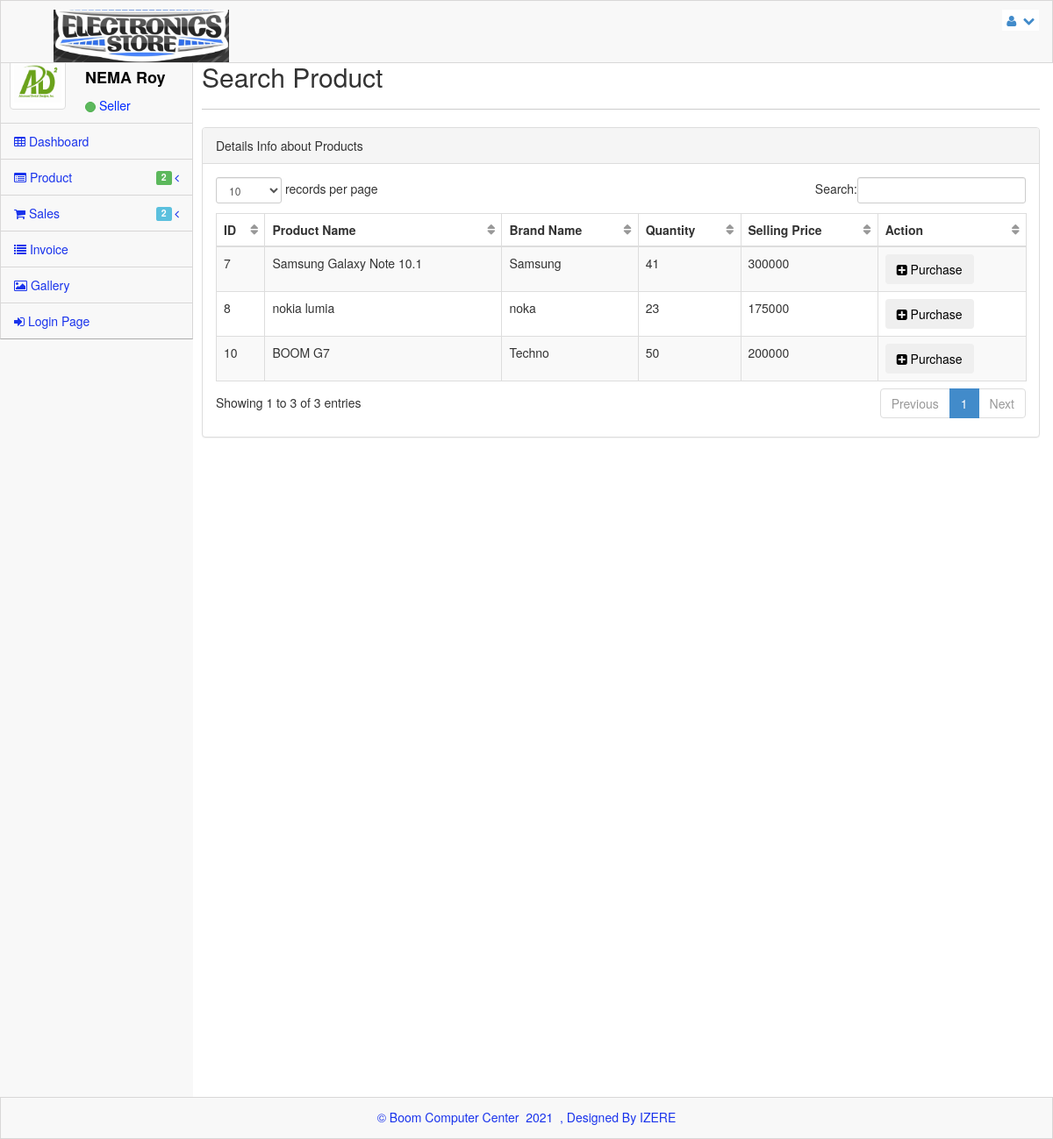
/ViewProductToPurchase.php (signed in), run on the app's committed database.
### tables this page shows
CREATE TABLE IF NOT EXISTS `product` (
  `productid` int(11) NOT NULL AUTO_INCREMENT,
  `product_name` varchar(100) NOT NULL,
  `brand` varchar(50) NOT NULL,
  `price` int(11) NOT NULL,
  `quantity` int(11) NOT NULL,
  `TotalPrice` int(11) NOT NULL,
  `displaysize` varchar(100) NOT NULL,
  `operatingsystem` varchar(100) NOT NULL,
  `Processor` varchar(100) NOT NULL,
  `InternalMemory` varchar(100) NOT NULL,
  `RAM` varchar(100) NOT NULL,
  `cameradescription` varchar(100) NOT NULL,
  `batterylife` varchar(100) NOT NULL,
  `weight` varchar(35) NOT NULL,
  `model` varchar(40) NOT NULL,
  `dimension` varchar(100) NOT NULL,
  `ASIN` varchar(45) NOT NULL,
  `description` text NOT NULL,
  `flaturedimage` varchar(100) NOT NULL,
  `status` varchar(50) NOT NULL,
  `date` varchar(20) NOT NULL,
  `IDUser` int(11) NOT NULL,
  `IDBranch` int(11) NOT NULL,
  PRIMARY KEY (`productid`)
);

### ViewProductToPurchase.php (the view, shortened to what this page needs)
<?php
if($_SESSION){
include 'Config/config1.php';
?>
<!DOCTYPE html>
 <html lang="en">
<head>
    <link rel="stylesheet" href="assets/plugins/bootstrap/css/bootstrap.css" />
    <link rel="stylesheet" href="assets/css/main.css" />
    <link rel="stylesheet" href="assets/css/theme.css" />
    <link rel="stylesheet" href="assets/css/MoneAdmin.css" />
    <link rel="stylesheet" href="assets/plugins/Font-Awesome/css/font-awesome.css" />
    <link href="assets/plugins/dataTables/dataTables.bootstrap.css" rel="stylesheet" />
</head>
<body class="padTop53 " >
    <div id="wrap">
        <div id="top">
            <nav class="navbar navbar-inverse navbar-fixed-top " style="padding-top: 10px;">
                <header class="navbar-header">
                    <a href="index.html" class="navbar-brand">
                   <img src="assets/img/logo1.png" alt="" / width="200px"></a>
                </header>
                <ul class="nav navbar-top-links navbar-right">
                    <li class="dropdown">
                        <a class="dropdown-toggle" data-toggle="dropdown" href="#">
                            <i class="icon-user "></i>&nbsp; <i class="icon-chevron-down "></i>
                        </a>
                    </li>
                </ul>
            </nav>
        </div>
       <div id="left" >
            <div class="media user-media well-small">
                <a class="user-link" href="#">
                    <img class="media-object img-thumbnail user-img" alt="User Picture" src="assets/img/Profile_Uploaded/<?php echo $_SESSION["profilepicture"] ?>" / style="width:64px; height:64px">
                </a>
                <br />
                <div class="media-body">
                    <h5 class="media-heading"> <?php echo $_SESSION["name"] ?></h5>
                    <ul class="list-unstyled user-info">
                        <li>
                             <a class="btn btn-success btn-xs btn-circle" style="width: 10px;height: 12px;"></a> <?php echo $_SESSION["role"] ?>
                        </li>
                    </ul>
                </div>
                <br />
            </div>
            <ul id="menu" class="collapse">
                <li class="panel">
                    <a href="dashboard.php" >
                        <i class="icon-table"></i> Dashboard
                    </a>
                </li>
                 <li class="panel">
                    <a href="#" data-parent="#menu" data-toggle="collapse" class="accordion-toggle" data-target="#Product">
                        <i class="icon-list-alt"></i> Product
                        <span class="pull-right">
                            <i class="icon-angle-left"></i>
                        </span>
                          &nbsp; <span class="label label-success">2</span>&nbsp;
                    </a>
                </li>
                <li class="panel">
                    <a href="#" data-parent="#menu" data-toggle="collapse" class="accordion-toggle" data-target="#Sales">
                        <i class="icon-shopping-cart"></i> Sales
                        <span class="pull-right">
                            <i class="icon-angle-left"></i>
                        </span>
                          &nbsp; <span class="label label-info">2</span>&nbsp;
                    </a>
                </li>
                <li><a href="ViewInvoice.php"><i class="icon-list "></i> Invoice </a></li>
                <li><a href="gallery.php"><i class="icon-picture"></i> Gallery </a></li>
                <li><a href="Execute/ExDestroySession.php"><i class="icon-signin"></i> Login Page </a></li>
            </ul>
        </div>
        <div id="content">
            <div class="inner">
                <div class="row">
                    <div class="col-lg-12">
                        <h2> Search Product </h2>
                    </div>
                </div>
                <hr />
                <div class="row">
                <div class="col-lg-12">
                    <div class="panel panel-default">
                        <div class="panel-heading">
                            Details Info about Products
                      </div>
                        <div class="panel-body">
                            <div class="table-responsive">
                                <table class="table table-striped table-bordered table-hover" id="dataTables-example">
                                    <thead>
                                        <tr>
                                            <th>ID</th>
                                            <th>Product Name</th>
                                            <th>Brand Name</th>
                                            <th>Quantity</th>
                                            <th>Selling Price</th>
                                            <th>Action</th>
                                      </tr>
                                    </thead>
                                    <tbody>
                                    <?php
					$query= $dbo->query("SELECT * FROM product ORDER by productid DESC");
					foreach ($query as $product) {
					?>
                                        <tr class="odd gradeX">
                                        	<td><?php echo $product['productid'];?></td>
                                            <td><?php echo $product['product_name'];?></td>
                                            <td><?php echo $product['brand'];?></td>
                                            <td class="center"><?php echo $product['quantity'];?></td>
                                            <td>
                                            <?php
												$IDProduct=$product['productid'];
                                           		 $quer= mysql_query("SELECT DISTINCT Price FROM price where IDProduct='$IDProduct'");
												 while($i = mysql_fetch_array($quer))
														{
													$Price=$i['Price'];
													}
											?>
											<?php echo $Price;?>
                                            </td>
                                            <td class="center">
                                            <a href="AddNewPurchase.php? id=<?php echo $product['productid'];?>">
                                            <button class="btn"><i class="icon-plus-sign-alt"></i> Purchase</button> </a>
                                            </td>
                                        </tr>
                                    <?php } ?>
                                  </tbody>
                                </table>
                            </div>
                        </div>
                    </div>
                </div>
            </div>
            </div>
        </div>
    </div>
   <?php
	include 'Footer.php';
	?>
</body>
</html>
<?php
}
else{
echo "<script>location.href='index.php'</script>";
} ?>

### assets/css/main.css (style rules this page uses)
#wrap { margin: 0 auto; }
@media (min-width: 768px) { html, body { height: 100%; } }
@media (min-width: 768px) { #wrap { height: auto !important; height: 100%; min-height: 100%; padding: 0 0 48px; margin-bottom: -48px; } }
body.padTop53 { padding-top: 75px; overflow: visible; }
@media (min-width: 802px) { body.padTop53 { padding-top: 51px; } }
#wrap:before, #top:before, .head:before, #footer:before, #wrap:after, #top:after, .head:after, #footer:after { display: table; content: " "; }
#wrap:after, #top:after, .head:after, #footer:after { clear: both; }
#wrap { background-color: #f8f8f8; }
@media (min-width: 768px) { #left { position: relative; float: left; width: 100px; } }
@media (min-width: 768px) { #content { margin-left: 100px; } }
@media (min-width: 768px) { #left { margin-bottom: -10px; } }
@media (min-width: 992px) { #left { width: 220px; } }
@media (min-width: 992px) { #content { margin-left: 220px; } }
#top .navbar { margin-bottom: 0; border:1px solid rgb(216, 215, 215); background-color:#f8f8f8; }
#top .navbar-brand { padding: 0; }
.user-media { display: none; color:#0029FF; border-right:1px solid rgb(216, 215, 215); border-left:1px solid rgb(216, 215, 215); }
@media (min-width: 768px) { .user-media { display: block; } }
@media (min-width: 768px) { .user-media .media-body { display: none; } }
@media (min-width: 768px) { .user-media .user-link { position: relative; display: block; margin-right: auto; margin-left: auto; } }
@media (min-width: 768px) { .user-media .user-link .user-img { margin: 10px auto; } }
@media (min-width: 992px) { .user-media .user-link { float: left; } }
@media (min-width: 992px) { .user-media .user-link .user-img { margin: 10px; } }
@media (min-width: 992px) { .user-media .media-body { display: block; float: left; margin-left: 12px; } }
@media (min-width: 992px) { .user-media .media-body h5.media-heading { font-size: 18px; padding-top: 8px; margin-bottom: 11px; color: #050505; font-weight: bolder; } }
#menu { position: relative; overflow: hidden; border-right:1px solid rgb(216, 215, 215); border-left:1px solid rgb(216, 215, 215); background-color:#f8f8f8; border-bottom: 1px solid rgba(0, 0, 0, 0.3); -webkit-box-shadow: 0 1px 0 rgba(255, 255, 255, 0.05); box-shadow: 0 1px 0 rgba(255, 255, 255, 0.05); }
#menu, #menu ul { padding: 0; margin: 0; list-style: none; }
@media (min-width: 768px) { #menu.collapse { display: inherit !important; } }
#menu > li { position: relative; display: block; margin: 0; border-width: 0; border-radius: 0; }
#menu > li > a { position: relative; display: block; padding: 10px 15px; color: #1933EC; border-top:1px solid rgb(216, 215, 215); }
#menu > li > a .label { float: right; }
#menu > li.panel { background-color: transparent; }
#menu li > a { text-decoration: none; }
@media (min-width: 768px) { .mini-sidebar #menu > li > a, #menu > li > a { text-align: center; } }
@media (min-width: 768px) { .mini-sidebar #menu > li > a > i, #menu > li > a > i { display: block; font-size: 20px; } }
@media (min-width: 768px) { .mini-sidebar #menu > li > a .label, #menu > li > a .label { position: absolute; top: 3px; right: 3px; } }
@media (min-width: 768px) { #menu:after, .mini-sidebar #menu:after { position: absolute; top: 0; right: 0; bottom: 0; left: 0; display: block; width: 0; -webkit-box-shadow: 97px 1px 5px 2px rgba(0, 0, 0, 0.6); box-shadow: 97px 1px 5px 2px rgba(0, 0, 0, 0.6); } }
@media (min-width: 992px) { #menu > li > a { text-align: left; } }
@media (min-width: 992px) { #menu > li > a > i { display: inline; font-size: 14px; } }
@media (min-width: 992px) { #menu > li > a > .label { position: relative; } }
@media (min-width: 992px) { #menu:after { -webkit-box-shadow: 217px 1px 5px 2px rgba(0, 0, 0, 0.6); box-shadow: 217px 1px 5px 2px rgba(0, 0, 0, 0.6); } }
#content { -webkit-transition: margin 0.4s; transition: margin 0.4s; }
.inner { position: relative; min-height: 1px; padding-right: 15px; padding-left: 10px; background: #fff; border: 0px solid #e4e4e4; min-height:1200px; }
@media (min-width: 768px) { .inner { float: left; width: 100%; } }
.inner .row { margin-right: -15px; margin-left: -15px; }
.btn-circle { width: 40px; height: 40px; padding: 8px 10px; border-radius: 500px; }
.btn-circle.btn-xs { width: 20px; height: 20px; padding: 0 5px; }
.inner hr { margin-top: 10px; border-top-color: #ccc; }

### data on the page
product: productid "10", product_name "BOOM G7", brand "Techno", quantity "50", Price "200000"
product: productid "8", product_name "nokia lumia", brand "noka", quantity "23", Price "175000"
product: productid "7", product_name "Samsung Galaxy Note 10.1", brand "Samsung", quantity "41", Price "300000"

### other printed values
$_SESSION["name"] "NEMA Roy"
$_SESSION["role"] "Seller"
